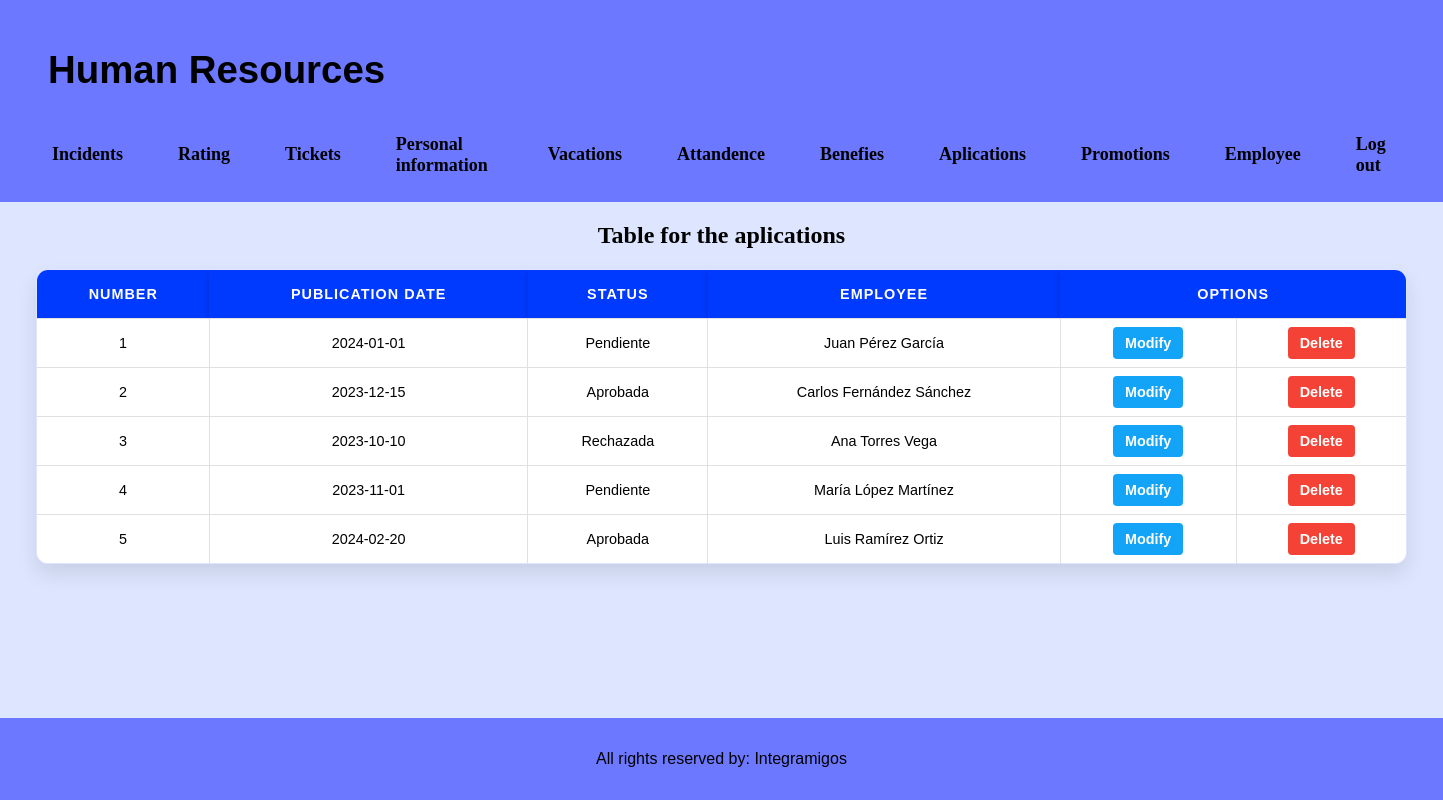
Page /admin/aplications.php (signed in) on the committed database.
### tables this page shows
create table postulacion(
    numero int primary key auto_increment,
    fechaPub date not null,
    estado varchar(10) not null,
    empleado int not null,
    promocion varchar(5) not null,
    index idx_postulacion(fechaPub),

    foreign key(promocion) references promocion(codigo)
);

create table empleado(
    numero int primary key auto_increment,
    nombre varchar(30) not null,
    apelPaterno varchar(30) not null,
    apelMaterno varchar(30) not null,
    email varchar(35) not null,
    sexo varchar(1) not null,
    edad int not null,
    celular varchar(15) not null,
    contrasena varchar(20) not null,
    fechaContrato date not null,
    puesto varchar(5) not null,
    supervisor int,
    index inx_empleado(apelPaterno),
    
    foreign key(puesto) references puesto(codigo)

);

### admin/functionsAdmin.php (called while the page is built, shortened)
<?php
require("../includes/config/MySQL_ConexionDB.php");
function showApplication(){
    global $db_con;
    $applications = [];
    try {
        $query = "SELECT * FROM postulacion";
        $stm = $db_con->prepare($query);
        $stm->execute();
        while ($row = $stm->fetch(PDO::FETCH_ASSOC)) {
            $applications[] = $row;
        }
    } catch (PDOException $e) {
        exit("Error en la consulta: " . $e->getMessage());
    }
    return $applications;
}
?>

### functions.php (called while the page is built, shortened)
<?php
require("includes/config/MySQL_ConexionDB.php");
function firstname($usuario) {
	global $db_con;
    $Nombre = "";
    try {
        $query = "SELECT nombre FROM empleado WHERE numero = :usuario";
        $stmt = $db_con->prepare($query);
        $stmt->bindParam(':usuario', $usuario, PDO::PARAM_INT);
        $stmt->execute();
        if ($row = $stmt->fetch(PDO::FETCH_ASSOC)) {
            $Nombre = $row['nombre'];
        }
    } catch (PDOException $e) {
        exit("Error en la consulta: " . $e->getMessage());
    }
    return $Nombre;
}
function lastname($usuario) {
	global $db_con;
    $lastname = "";
    try {
        $query = "SELECT apelPaterno, apelMaterno FROM empleado WHERE numero = :usuario";
        $stmt = $db_con->prepare($query);
        $stmt->bindParam(':usuario', $usuario, PDO::PARAM_INT);
        $stmt->execute();
        if ($row = $stmt->fetch(PDO::FETCH_ASSOC)) {
            $lastname = $row['apelPaterno'] . " " . $row['apelMaterno'];
        }
    } catch (PDOException $e) {
        exit("Error en la consulta: " . $e->getMessage());
    }
    return $lastname;
}
?>

### admin/aplications.php (the view)
<?php include "../includes/headerAdmin.php";
require_once "../includes/config/MySQL_ConexionDB.php";
require_once "../functions.php";
require_once "functionsAdmin.php";
$Application = showApplication();
?>
<section>
    <h2>Table for the aplications</h2>
    <div>
        <table border="1" class="tableAdmin">
            <tr>
                <th>Number</th>
                <th>Publication Date</th>
                <th>Status</th>
                <th>Employee</th>
                <th colspan="2">Options</th>
            </tr>
            <?php foreach ($Application as $renglon){ ?>
            <tr>
                <td><?=$renglon['numero']?></td>
                <td><?=$renglon['fechaPub']?></td>
                <td><?=$renglon['estado']?></td>
                <?php $name = firstname($renglon['empleado']);?>
                <?php $lastname = lastname($renglon['empleado']);?>
                <td><?=$name." ".$lastname?></td>
                <td><a href="" class="action-modify">Modify</a></td>
                <td><a href="" class="action-delete">Delete</a></td>
            </tr><?php
            }   ?>
        </table>
    </div>
</section>
<?php include "../includes/footer.php" ?>

### includes/headerAdmin.php (shortened to what this page needs)
<!DOCTYPE html>
<html lang="en">
<head>
    <link rel="stylesheet" href="../css/styles.css">
    <?php
    include_once("../functions.php");
    ?>
</head>
<body>
    <section class="header">
    <a href="../admin/homeAdmin.php" style="text-decoration: none; color: inherit;">
        <h1>Human Resources</h1>
    </a>
        <div class="options">
            <nav>
                <a href="incidents.php">Incidents</a>
                <a href="rating.php">Rating</a>
                <a href="tickets.php">Tickets</a>
                <a href="informationAdmin.php">Personal information</a>
                <a href="vacations.php">Vacations</a>
                <a href="attandence.php">Attandence</a>
                <a href="benefies.php">Benefies</a>
                <a href="aplications.php">Aplications</a>
                <a href="promotions.php">Promotions</a>
                <a href="employees.php">Employee</a>
                <a href="../Session/logout.php">Log out</a>
            </nav>
        </div>
    </section>

### includes/footer.php
<section>
    <footer>
        <div>
            <p>
                All rights reserved by: Integramigos
            </p>
        </div>
    </footer>
</section>
</body>
</html>

### css/styles.css (style rules this page uses)
:root { --white: #ffffff; --black: #000000; --little_blue: #dee6ff ; --little_gray: #efefef ; --blue: #6c78ff ; --blue_little: #ebf9ff ; --dark_blue: #003afe ; --very_green: #4dfe00; --green: #1ce42b; --purple: #003afe; }
html { height: 100%; }
h1 { text-align: center; font-size: 2.4rem; font-family: 'Gill Sans', 'Gill Sans MT', Calibri, 'Trebuchet MS', sans-serif; margin-left: 1rem; }
h2 { text-align: center; }
p { font-family: Arial, Helvetica, sans-serif; }
body { background-color: var(--little_blue); display: grid; min-height: 100vh; position: relative; grid-template-rows: auto 1fr auto; margin: 0; }
footer { background-color: var(--blue); width: flex; padding: 1rem; display: flex; justify-content: center; align-items: center; margin-top: 2rem; }
footer p { font-family: Impact, Haettenschweiler, 'Arial Narrow Bold', sans-serif; text-align: center; }
::placeholder { color: black; font-size: 1rem; font-family: Impact, Haettenschweiler, 'Arial Narrow Bold', sans-serif; opacity: .70; }
.header { background-color: var(--blue); padding: 1rem 2rem; display: flex; justify-content: space-between; align-items: center; flex-wrap: wrap; transition: background-color 0.3s ease; }
.header nav { display: flex; gap: 15px; align-items: center; }
.header nav a { color: var(--black); text-decoration: none; padding: 10px 20px; font-size: 18px; font-weight: bold; border-radius: 5px; transition: background-color 0.3s ease, transform 0.3s ease; }
.options { margin: auto; overflow: hidden; }
.tableAdmin { border-collapse: collapse; text-align: center; margin: auto; font-size: 0.9rem; width: 95%; font-family: Arial, sans-serif; box-shadow: 0 10px 20px rgba(0, 0, 0, 0.1); border-radius: 12px; overflow: hidden; }
.tableAdmin th { background-color: var(--purple); color: white; font-family: Arial, sans-serif; padding: 1rem; border: none; text-transform: uppercase; letter-spacing: 1px; box-shadow: 0 4px 6px rgba(0, 0, 0, 0.2); }
.tableAdmin td { background-color: #ffffff; padding: 1rem; border: 1px solid #e0e0e0; color: var(--dark-gray); font-family: Arial, sans-serif; transition: background-color 0.3s ease, color 0.3s ease, border-color 0.3s ease; }
.tableAdmin tr:nth-child(even) { background-color: #f9f9f9; }
.tableAdmin tr:nth-child(odd) { background-color: #fff; }
.action-modify { background-color: #13a4f8; color: white; padding: 8px 12px; text-decoration: none; border-radius: 4px; font-weight: bold; transition: background-color 0.3s; }
.action-delete { background-color: #f44336; color: white; padding: 8px 12px; text-decoration: none; border-radius: 4px; font-weight: bold; transition: background-color 0.3s; }

### rows in the picture
postulacion: numero "1", fechaPub "2024-01-01", estado "Pendiente", empleado.nombre "Juan", empleado.apelMaterno "Pérez García"
postulacion: numero "2", fechaPub "2023-12-15", estado "Aprobada", empleado.nombre "Carlos", empleado.apelMaterno "Fernández Sánchez"
postulacion: numero "3", fechaPub "2023-10-10", estado "Rechazada", empleado.nombre "Ana", empleado.apelMaterno "Torres Vega"
postulacion: numero "4", fechaPub "2023-11-01", estado "Pendiente", empleado.nombre "María", empleado.apelMaterno "López Martínez"
postulacion: numero "5", fechaPub "2024-02-20", estado "Aprobada", empleado.nombre "Luis", empleado.apelMaterno "Ramírez Ortiz"
